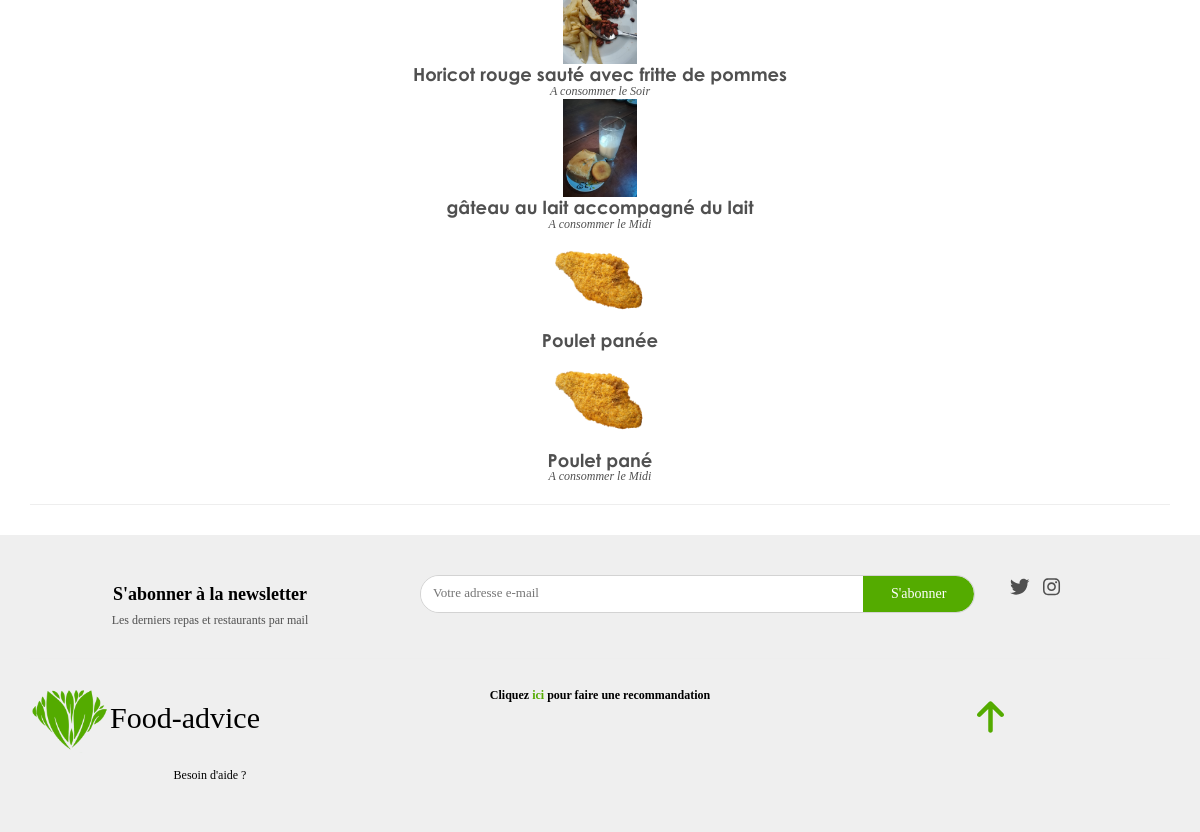
Before: /repas/ (lower part) with the older database file.
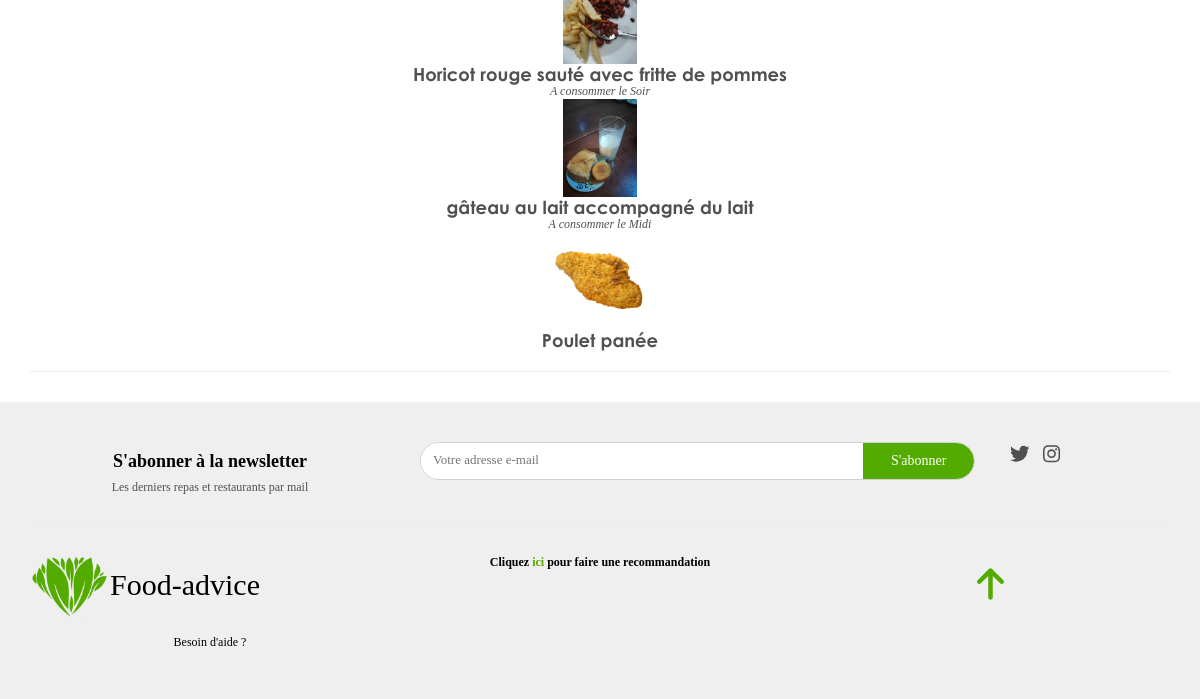
After: the same page with the newer database file.
### app/models.py (models this page shows, shortened)
class Evaluable(Commentable):
    class Meta:
        abstract = True

class Repas(Evaluable):
    image = models.FileField(upload_to="static/images/repas/", validators=[FileExtensionValidator(allowed_extensions=IMAGE_EXTENSIONS)])
    momentJournee = models.IntegerField(choices=MOMENTS_JOURNEE, null=True, blank = True, verbose_name="Moment de la journée", help_text="Moment habituel de consommation de ce repas")
    origine = models.ForeignKey(OrigineRepas, models.CASCADE, null=True, blank=True)

### app/views_foods.py (the view)
# urls.py: path("" , views_foods.list, name="foods-list"),
def list(request):
    nom = request_get(request, "nom")
    if nom != None:
        repass = Repas.objects.filter(approuve=True, nom__contains=nom)
    else:
        repass = Repas.objects.filter(approuve=True)
    paysOrigines = []
    originesRepas = OrigineRepas.objects.order_by("pays")
    for origineRepas in originesRepas:
        if not paysOrigines.__contains__(origineRepas.pays):
            paysOrigines.append(origineRepas.pays)
    return render(request, template_name="food/liste.html", context={
        "repass": repass,
        "originesRepas": originesRepas,
        "paysOrigines": paysOrigines,
        "nom":nom if nom != None else ""
    })

### app/custom_tags_filters.py (called while the page is built)
@register.simple_tag
def css(filePath):
    return mark_safe('<link rel="stylesheet" type="text/css" href="'+settings.STATIC_URL+filePath+'"/>')

@register.simple_tag
def js(filePath):
    return mark_safe('<script type="text/javascript" src="'+settings.STATIC_URL+filePath+'"></script>')

### app/user_session.py (called while the page is built)
def isUserConnected(session):
    return session.__contains__("user_id")

def getUser(session) -> Contributeur:
    if isUserConnected(session):
        try:
            return Contributeur.objects.get(id=session["user_id"])
        except Contributeur.DoesNotExist:
            disconnectUser(session)
            return None
    else:
        return None

### app/views.py (called while the page is built)
def request_get(request:HttpRequest, key:str):
    return  request.POST.get(key) if request.method == "POST" else request.GET.get(key)

### context_processors.py (called while the page is built)
def globals(request):
    return {
        'appUser':getUser(request.session)
    }

### templates/food/liste.html (shortened to what this page needs)
{% extends 'base.html' %}
{% block body %}
<div class="container mt-2" id="list">
    <div id="repass" class="row row-cols-3 row-cols-md-4 mt-3">
        {% include "load/foods.html" with repass=repass %}
    </div>
    <hr>
</div>
{% endblock %}

### templates/macros/_food-little-presentation.html (shortened to what this page needs)
<a href="{% url 'show-food' repas.id %}" class="food food-little-presentation text-center" data-aos="zoom-in">
    <div class="image-div">
        <img src="/{{repas.image}}" alt="">
    </div>
    <h4 class="food-title">{{ repas.nom }}</h4>
    {% if repas.momentJournee != None %}
        <h5 class="moment-journee"><i>A consommer le {{ repas.get_momentJournee_display }}</i></h5>
    {% endif %}
</a>

Changed rows visible on the page:
removed Repas: image (picture), nom "Poulet pané", momentJournee "Midi"
